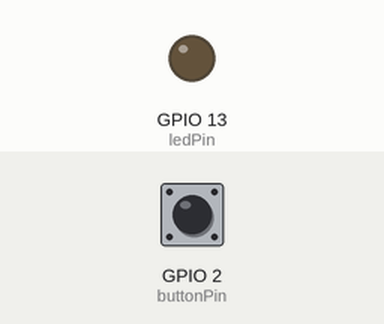
Bench run of a sketch on a simulated ESP32. Shown: output pins drawn as LEDs (lit = HIGH). Inputs (shaded band) come from the test bench; at power-on: GPIO 2 (buttonPin) LOW. WiFi joins after 1.5 s; servers stay silent unless stated; uploads are accepted with an empty reply; what the sketch prints to the serial monitor is not drawn.

Above: at 3.2 s.
3.3 s: GPIO 2 (buttonPin) pulled HIGH for 0.15 s
At 3.4 s:
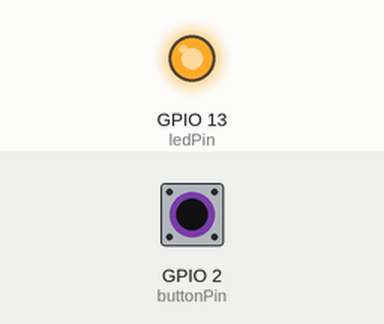
5.0 s: GPIO 2 (buttonPin) pulled HIGH for 3.2 s
At 9.2 s:
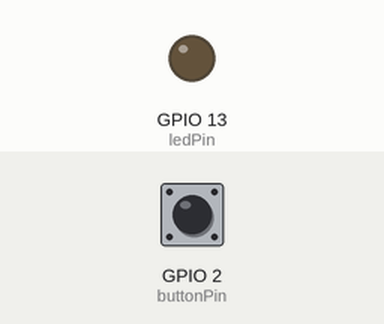
Timing chart, 0 to 10.7 s (numbered marks = the images above; inputs shaded):
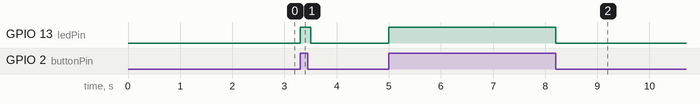

Measured:
- after the input at 3.3 s, GPIO 13 (ledPin): LOW → HIGH at once, → LOW 0.20 s later
- after the input at 5.0 s, GPIO 13 (ledPin): LOW → HIGH at once, → LOW 3.2 s later

The sketch:

client_esp32.ino
```cpp
#include "WiFi.h"
#include <HTTPClient.h>

//#include "arduino_secrets.h"
///////please enter your sensitive data in the Secret tab/arduino_secrets.h
const char *ssid = "TheNetwork"; // your network SSID (name)
const char *pass = "P@$$w0rd";   // your network password (use for WPA, or use as key for WEP)
int keyIndex = 0;                // your network key Index number (needed only for WEP)

int status = WL_IDLE_STATUS;
// if you don't want to use DNS (and reduce your sketch size)
// use the numeric IP instead of the name for the server:
//IPAddress server(74,125,232,128);  // numeric IP for Google (no DNS)
const char *server = "http://libki.local:31622"; // name address for Google (using DNS)
String userID = "1";

// Initialize the Ethernet client library
// with the IP address and port of the server
// that you want to connect to (port 80 is default for HTTP):
WiFiClient client;

// constants won't change. They're used here to set pin numbers:
const int buttonPin = 2; // the number of the pushbutton pin
const int ledPin = 13;   // the number of the LED pin

// variables will change:
int buttonState = 0; // variable for reading the pushbutton status

void initWiFi()
{
  WiFi.mode(WIFI_STA);
  WiFi.begin(ssid, pass);
  Serial.print("Connecting to WiFi ..");
  while (WiFi.status() != WL_CONNECTED)
  {
    Serial.print('.');
    delay(1000);
  }

  Serial.println(WiFi.localIP());
}

void setup()
{
  // initialize the LED pin as an output:
  pinMode(ledPin, OUTPUT);
  // initialize the pushbutton pin as an input:
  pinMode(buttonPin, INPUT);

  Serial.begin(115200);
  initWiFi();
  Serial.print("RRSI: ");
  Serial.println(WiFi.RSSI());
}

void loop()
{
  // read the state of the pushbutton value:
  buttonState = digitalRead(buttonPin);

  // check if the pushbutton is pressed. If it is, the buttonState is HIGH:
  if (buttonState == HIGH)
  {
    // turn LED on:
    digitalWrite(ledPin, HIGH);
    reportPoint();
  }
  else
  {
    // turn LED off:
    digitalWrite(ledPin, LOW);
  }
}

void reportPoint()
{
  HTTPClient http;

  // Your Domain name with URL path or IP address with path
  http.begin(server);

  // Specify content-type header
  http.addHeader("Content-Type", "application/x-www-form-urlencoded");
  // Data to send with HTTP POST
  String httpRequestData = "id=" + userID;
  // Send HTTP POST request
  int httpResponseCode = http.POST(httpRequestData);

  /*
      // If you need an HTTP request with a content type: application/json, use the following:
      http.addHeader("Content-Type", "application/json");
      // JSON data to send with HTTP POST
      String httpRequestData = "{\"api_key\":\"" + apiKey + "\",\"field1\":\"" + String(random(40)) + "\"}";
      // Send HTTP POST request
      int httpResponseCode = http.POST(httpRequestData);*/

  Serial.print("HTTP Response code: ");
  Serial.println(httpResponseCode);

  // Free resources
  http.end();
}
```
